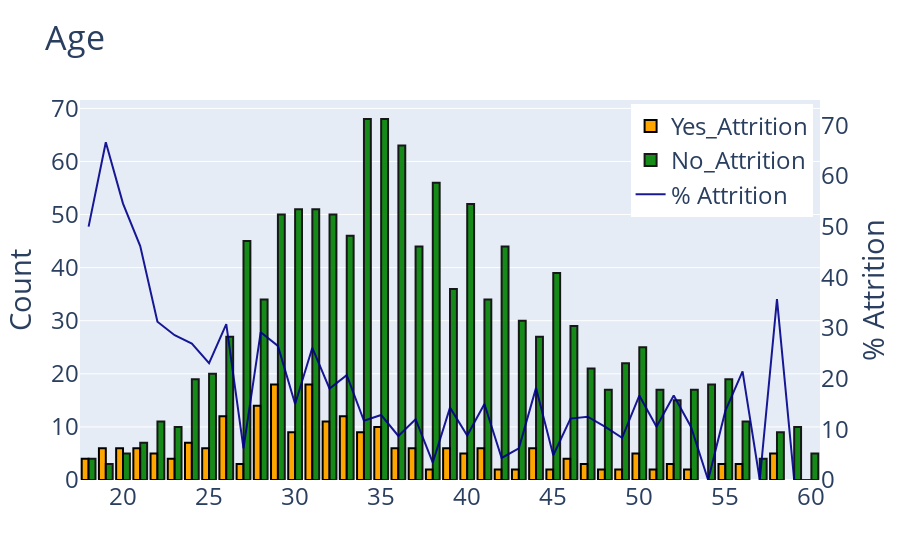

The notebook cell this image was saved under:
### Code cell
barplot('Age', False)

### Figure 1 — Plotly figure (JSON) as saved in the notebook; plotly's stock layout.template omitted (floating-point values rounded to 4 significant figures)
{"data": [{"marker": {"color": "orange", "line": {"color": "#000000", "width": 2}}, "name": "Yes_Attrition", "type": "bar", "x": [31, 29, 28, 33, 26, 32, 35, 34, 30, 24, 21, 44, 37, 19, 41, 25, 20, 39, 36, 40, 50, 22, 58, 23, 46, 18, 56, 55, 27, 52, 47, 48, 45, 42, 38, 51, 49, 43, 53], "y": [18, 18, 14, 12, 12, 11, 10, 9, 9, 7, 6, 6, 6, 6, 6, 6, 6, 6, 6, 5, 5, 5, 5, 4, 4, 4, 3, 3, 3, 3, 3, 2, 2, 2, 2, 2, 2, 2, 2]}, {"marker": {"color": "green", "line": {"color": "#000000", "width": 2}}, "name": "No_Attrition", "opacity": 0.9, "type": "bar", "x": [34, 35, 36, 38, 40, 31, 30, 29, 32, 33, 27, 42, 37, 45, 39, 41, 28, 43, 46, 44, 26, 50, 49, 47, 25, 55, 24, 54, 48, 51, 53, 52, 22, 56, 59, 23, 58, 21, 60, 20, 57, 18, 19], "y": [68, 68, 63, 56, 52, 51, 51, 50, 50, 46, 45, 44, 44, 39, 36, 34, 34, 30, 29, 27, 27, 25, 22, 21, 20, 19, 19, 18, 17, 17, 17, 15, 11, 11, 10, 10, 9, 7, 5, 5, 4, 4, 3]}, {"marker": {"color": "darkblue", "line": {"color": "#000000", "width": 0.5}}, "name": "% Attrition", "opacity": 0.9, "type": "scatter", "x": [18, 19, 20, 21, 22, 23, 24, 25, 26, 27, 28, 29, 30, 31, 32, 33, 34, 35, 36, 37, 38, 39, 40, 41, 42, 43, 44, 45, 46, 47, 48, 49, 50, 51, 52, 53, 54, 55, 56, 57, 58, 59, 60], "y": [50, 66.67, 54.55, 46.15, 31.25, 28.57, 26.92, 23.08, 30.77, 6.25, 29.17, 26.47, 15, 26.09, 18.03, 20.69, 11.69, 12.82, 8.696, 12, 3.448, 14.29, 8.772, 15, 4.348, 6.25, 18.18, 4.878, 12.12, 12.5, 10.53, 8.333, 16.67, 10.53, 16.67, 10.53, 0, 13.64, 21.43, 0, 35.71, 0, 0], "yaxis": "y2"}], "layout": {"font": {"size": 24}, "legend": {"x": 0.99, "xanchor": "right", "y": 0.99, "yanchor": "top"}, "title": {"text": "Age"}, "yaxis": {"title": {"text": "Count"}}, "yaxis2": {"anchor": "x", "overlaying": "y", "range": [0, 75], "showgrid": false, "side": "right", "title": {"text": "% Attrition"}, "zeroline": false}}}
